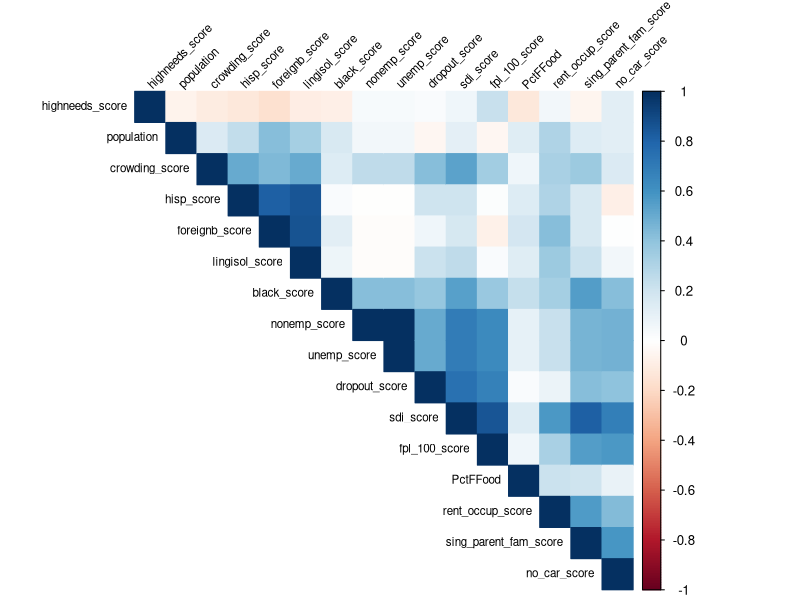

Write the R code that produced this figure.
# ================================================================
# AUTHOR: Paul Walter
# DATE:   11/28/2021 	 
# ASSIGNMENT: Final Project, create usable data for my linear model
# ================================================================

#Load software packages 

library(dplyr)
library(ggplot2)
library(corrplot)
library(psych)
library(car)
library(broom)
library(foreign)

# ================================================================
# Next, load your data:
# ================================================================

#Load spreadsheet into data frame 

#Set your working directory, so R knows where to look for files. Choose the LAB2 folder you just made.
# setwd(choose.dir())
# setwd("d:\\rfiles\\myfiles")


#Set the number of numeric digits to work with

options(digits = 9)
dataToUse <- read.csv("data/refined2/startingData.csv")
#This reads your csv file into R and names it "data"
attach(dataToUse) 

names(dataToUse)



# ================================================================
# We will start our analysis in R at Step 2: Identify explanatory 
# (i.e., independent) variables [x].
# ================================================================

#Calculate correlation between variables  23 - 35
correlation_P <- cor(select(dataToUse,7, 8, 9, 10, 11, 12, 13, 14, 15, 16, 17, 18, 19, 20, 21, 22), use="complete.obs", method="pearson")
write.csv(correlation_P, "data/refined2/correlation_P.3.csv")
corrplot(correlation_P, type = "upper", order = "hclust", method = "color",
         tl.cex = 0.7, tl.col = "black", tl.srt = 45)

print("Correlation plot written to file.")
# # ================================================================
# # Open up the spreadsheet "correlation_P.csv" and save is as an 
# # Excel Workbook (.xlsx) use the Conditional Formatting tip 
# # (see Step 2 above) to explore the correlation between variables.
# # ================================================================
  
  # Section blank on purpose: read comment above. 

# # ================================================================
# # Next, run your initial linear regression model with all the 
# # independent variables left after Step 2. 
# # ================================================================
# 
# 	#Initial Regression model, name "modela"
# 	#First, insert all non-corrrelated variables

model_a <- lm( PctFFood ~  population + fpl_100_score +  sing_parent_fam_score + black_score +  hisp_score +
                           dropout_score + no_car_score + rent_occup_score + crowding_score + nonemp_score +
                           highneeds_score + foreignb_score,
               data = dataToUse)




summary(model_a) 


dataToUse$residuals <- residuals(model_a)
dataToUse$fitted <- fitted(model_a)

# Test normality of residuals with Shapiro-Wilk's W test
# in order to understand the p-value you have to understand what the corresponding statistical test is actually testing.
#
# In case of the Shapiro-Wilk Normality Test the null hypothesis is the underlying data has a normal distribution. The p-value then measures (more or less) how likely this is. Often we accept the null hypothesis if the p-value is greater or equal than 0.05. This means that in only 5% of the cases we reject the null hypothesis although it would be correct (Type I error).
shapiro.test(dataToUse$residuals)
